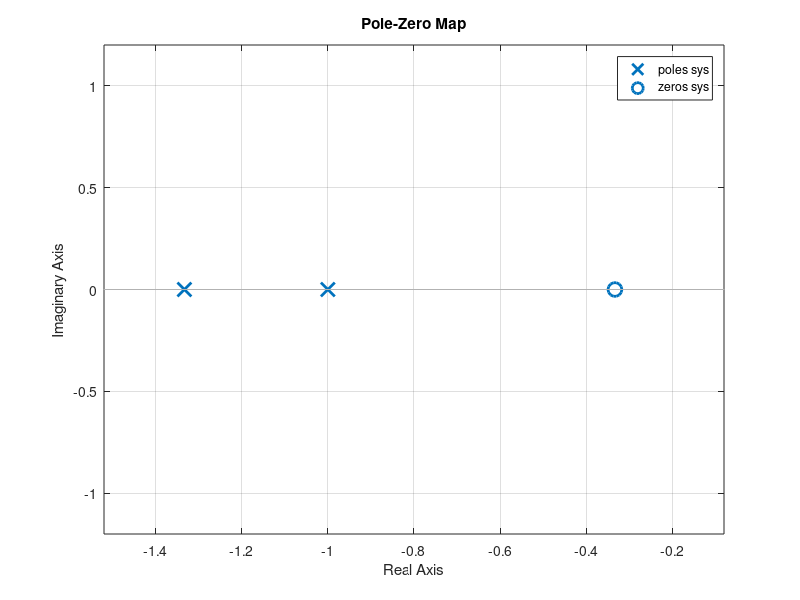

Write the MATLAB code that produced this figure.
%% Question 5

% verify the findings of question 3
A = [[-2 -2];[1/3 -1/3]];
B = [2;0];
C = [1 0];
D = 0;

sys = ss(A,B,C,D);

% transfer function via zpk
zpk(sys)

% zeroes and poles via ss2zp
[Z,P] = ss2zp(A,B,C,D)

% pole zero map via pzmap
pzmap(sys)